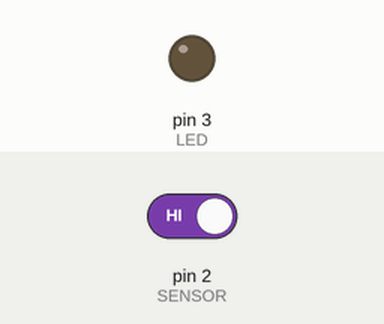
Simulated run of this sketch. Board: Arduino Uno, built with avr-gcc and run on an emulated ATmega328P. Parts: output pins drawn as LEDs (lit = HIGH). The inputs (shaded band) are chosen by the test bench; at power-on: pin 2 (SENSOR) HIGH.

Above: at 1.2 s.
1.3 s: pin 2 (SENSOR) driven LOW
At 1.7 s:
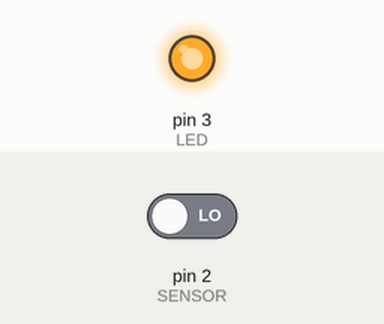
4.3 s: pin 2 (SENSOR) driven HIGH
At 5.6 s:
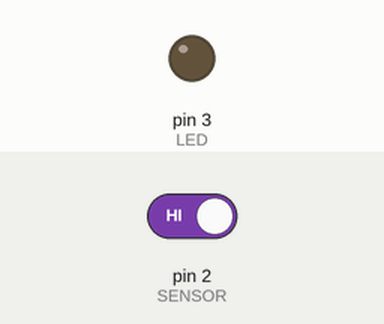
Timing chart, 0 to 7.3 s (numbered marks = the images above; inputs shaded):
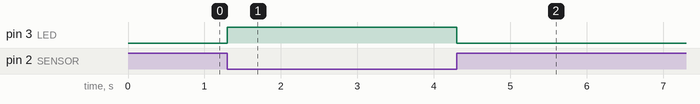

The sketch:

sensor_vibracion_KY_002.ino
```cpp
int SENSOR = 2;
int LED = 3;
int ESTADO;

void setup() {
  pinMode(SENSOR, INPUT);
  pinMode(LED, OUTPUT);
}

void loop() {
  ESTADO = digitalRead(SENSOR);
  //digitalWrite(LED, !ESTADO);
  if (ESTADO == LOW) { // se ha detectado una vibracion
    digitalWrite(LED, HIGH);
    delay(500);
  }
  digitalWrite(LED, LOW);
}
```

Measured:
- after the input at 1.3 s, pin 3 (LED): LOW → HIGH at once
- after the input at 4.3 s, pin 3 (LED): HIGH → LOW at once
